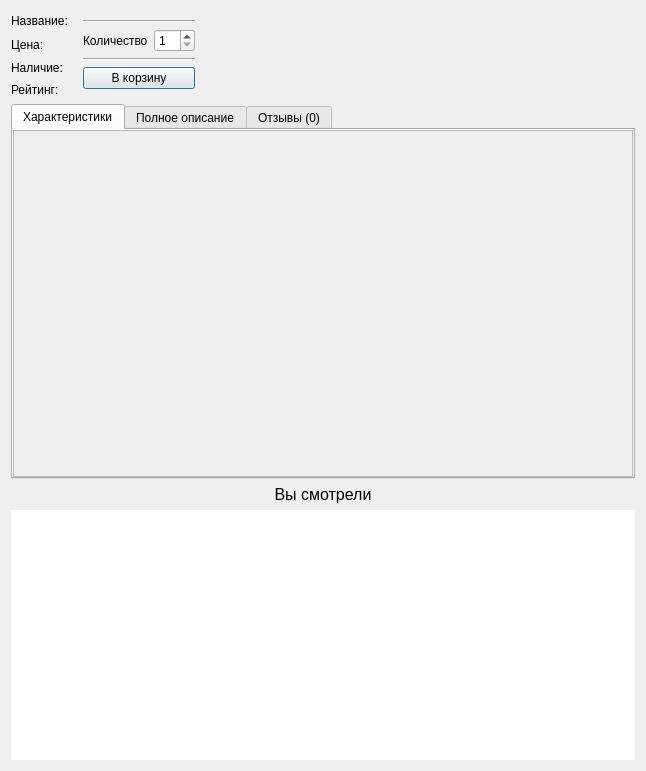
<?xml version="1.0" encoding="UTF-8"?>
<ui version="4.0">
 <class>Product</class>
 <widget class="QDialog" name="Product">
  <property name="geometry">
   <rect>
    <x>0</x>
    <y>0</y>
    <width>646</width>
    <height>771</height>
   </rect>
  </property>
  <property name="windowTitle">
   <string>Dialog</string>
  </property>
  <layout class="QGridLayout" name="gridLayout">
   <item row="2" column="0">
    <widget class="QLabel" name="label_supply">
     <property name="text">
      <string>Наличие:</string>
     </property>
    </widget>
   </item>
   <item row="0" column="0">
    <widget class="QLabel" name="label_name">
     <property name="text">
      <string>Название:</string>
     </property>
     <property name="scaledContents">
      <bool>true</bool>
     </property>
     <property name="wordWrap">
      <bool>true</bool>
     </property>
    </widget>
   </item>
   <item row="0" column="1" rowspan="4">
    <widget class="QWidget" name="widget_buy" native="true">
     <layout class="QGridLayout" name="gridLayout_2">
      <item row="1" column="0">
       <widget class="QLabel" name="label_5">
        <property name="text">
         <string>Количество</string>
        </property>
       </widget>
      </item>
      <item row="1" column="1">
       <widget class="QSpinBox" name="spinBox_amount">
        <property name="wrapping">
         <bool>false</bool>
        </property>
        <property name="frame">
         <bool>true</bool>
        </property>
        <property name="readOnly">
         <bool>false</bool>
        </property>
        <property name="buttonSymbols">
         <enum>QAbstractSpinBox::UpDownArrows</enum>
        </property>
        <property name="specialValueText">
         <string/>
        </property>
        <property name="accelerated">
         <bool>false</bool>
        </property>
        <property name="prefix">
         <string/>
        </property>
        <property name="minimum">
         <number>1</number>
        </property>
        <property name="maximum">
         <number>99</number>
        </property>
       </widget>
      </item>
      <item row="2" column="0" colspan="2">
       <widget class="Line" name="line_2">
        <property name="orientation">
         <enum>Qt::Horizontal</enum>
        </property>
       </widget>
      </item>
      <item row="0" column="0" colspan="2">
       <widget class="Line" name="line">
        <property name="orientation">
         <enum>Qt::Horizontal</enum>
        </property>
       </widget>
      </item>
      <item row="3" column="0" colspan="2">
       <widget class="QPushButton" name="pushButton_buy">
        <property name="text">
         <string>В корзину</string>
        </property>
       </widget>
      </item>
     </layout>
    </widget>
   </item>
   <item row="4" column="0" colspan="3">
    <widget class="QTabWidget" name="tabWidget">
     <property name="sizePolicy">
      <sizepolicy hsizetype="Expanding" vsizetype="MinimumExpanding">
       <horstretch>0</horstretch>
       <verstretch>0</verstretch>
      </sizepolicy>
     </property>
     <property name="minimumSize">
      <size>
       <width>0</width>
       <height>300</height>
      </size>
     </property>
     <property name="maximumSize">
      <size>
       <width>16777215</width>
       <height>16777215</height>
      </size>
     </property>
     <property name="currentIndex">
      <number>0</number>
     </property>
     <widget class="QWidget" name="tab_f">
      <attribute name="title">
       <string>Характеристики</string>
      </attribute>
      <layout class="QVBoxLayout" name="verticalLayout_2">
       <property name="leftMargin">
        <number>0</number>
       </property>
       <property name="topMargin">
        <number>0</number>
       </property>
       <property name="rightMargin">
        <number>0</number>
       </property>
       <property name="bottomMargin">
        <number>0</number>
       </property>
       <item>
        <widget class="QScrollArea" name="scrollArea">
         <property name="widgetResizable">
          <bool>true</bool>
         </property>
         <widget class="QWidget" name="scrollAreaWidgetContents">
          <property name="geometry">
           <rect>
            <x>0</x>
            <y>0</y>
            <width>622</width>
            <height>345</height>
           </rect>
          </property>
         </widget>
        </widget>
       </item>
      </layout>
     </widget>
     <widget class="QWidget" name="tab_d">
      <attribute name="title">
       <string>Полное описание</string>
      </attribute>
      <layout class="QGridLayout" name="gridLayout_3">
       <property name="leftMargin">
        <number>0</number>
       </property>
       <property name="topMargin">
        <number>0</number>
       </property>
       <property name="rightMargin">
        <number>0</number>
       </property>
       <property name="bottomMargin">
        <number>0</number>
       </property>
       <item row="0" column="0">
        <widget class="QTextEdit" name="textEdit_desc">
         <property name="frameShape">
          <enum>QFrame::NoFrame</enum>
         </property>
         <property name="frameShadow">
          <enum>QFrame::Plain</enum>
         </property>
         <property name="readOnly">
          <bool>true</bool>
         </property>
        </widget>
       </item>
      </layout>
     </widget>
     <widget class="QWidget" name="tab_r">
      <attribute name="title">
       <string>Отзывы (0)</string>
      </attribute>
      <layout class="QGridLayout" name="gridLayout_5">
       <property name="leftMargin">
        <number>0</number>
       </property>
       <property name="topMargin">
        <number>9</number>
       </property>
       <property name="rightMargin">
        <number>0</number>
       </property>
       <property name="bottomMargin">
        <number>0</number>
       </property>
       <item row="0" column="0">
        <widget class="QPushButton" name="pushButton_leftRev">
         <property name="text">
          <string>Оставить отзыв</string>
         </property>
         <property name="checkable">
          <bool>true</bool>
         </property>
         <property name="checked">
          <bool>false</bool>
         </property>
        </widget>
       </item>
       <item row="0" column="1">
        <spacer name="horizontalSpacer_4">
         <property name="orientation">
          <enum>Qt::Horizontal</enum>
         </property>
         <property name="sizeHint" stdset="0">
          <size>
           <width>40</width>
           <height>20</height>
          </size>
         </property>
        </spacer>
       </item>
       <item row="1" column="0" colspan="2">
        <widget class="QWidget" name="widget_review" native="true">
         <layout class="QGridLayout" name="gridLayout_4">
          <property name="leftMargin">
           <number>0</number>
          </property>
          <property name="topMargin">
           <number>0</number>
          </property>
          <property name="rightMargin">
           <number>0</number>
          </property>
          <property name="bottomMargin">
           <number>0</number>
          </property>
          <item row="2" column="1">
           <widget class="QLabel" name="label_3">
            <property name="text">
             <string>/10</string>
            </property>
           </widget>
          </item>
          <item row="2" column="0">
           <widget class="QSpinBox" name="spinBox_rate">
            <property name="minimum">
             <number>1</number>
            </property>
            <property name="maximum">
             <number>10</number>
            </property>
            <property name="value">
             <number>10</number>
            </property>
           </widget>
          </item>
          <item row="0" column="0" colspan="4">
           <widget class="QLabel" name="label">
            <property name="font">
             <font>
              <pointsize>18</pointsize>
              <weight>75</weight>
              <bold>true</bold>
             </font>
            </property>
            <property name="text">
             <string>Оставить отзыв о товаре</string>
            </property>
           </widget>
          </item>
          <item row="5" column="0" colspan="3">
           <widget class="QPushButton" name="pushButton_review">
            <property name="text">
             <string>Отправить</string>
            </property>
           </widget>
          </item>
          <item row="4" column="0" colspan="4">
           <widget class="QTextEdit" name="textEdit_review">
            <property name="minimumSize">
             <size>
              <width>0</width>
              <height>0</height>
             </size>
            </property>
           </widget>
          </item>
          <item row="1" column="0" colspan="4">
           <widget class="QLabel" name="label_2">
            <property name="font">
             <font>
              <pointsize>12</pointsize>
             </font>
            </property>
            <property name="text">
             <string>Оценка</string>
            </property>
           </widget>
          </item>
          <item row="5" column="3">
           <spacer name="horizontalSpacer_3">
            <property name="orientation">
             <enum>Qt::Horizontal</enum>
            </property>
            <property name="sizeHint" stdset="0">
             <size>
              <width>40</width>
              <height>20</height>
             </size>
            </property>
           </spacer>
          </item>
          <item row="3" column="0" colspan="4">
           <widget class="QLabel" name="label_4">
            <property name="font">
             <font>
              <pointsize>12</pointsize>
             </font>
            </property>
            <property name="text">
             <string>Текст отзыва</string>
            </property>
           </widget>
          </item>
          <item row="2" column="2" colspan="2">
           <spacer name="horizontalSpacer_2">
            <property name="orientation">
             <enum>Qt::Horizontal</enum>
            </property>
            <property name="sizeHint" stdset="0">
             <size>
              <width>40</width>
              <height>20</height>
             </size>
            </property>
           </spacer>
          </item>
         </layout>
        </widget>
       </item>
       <item row="2" column="0" colspan="2">
        <widget class="QTableWidget" name="tableWidget_review">
         <property name="frameShape">
          <enum>QFrame::NoFrame</enum>
         </property>
         <property name="editTriggers">
          <set>QAbstractItemView::NoEditTriggers</set>
         </property>
         <property name="selectionMode">
          <enum>QAbstractItemView::NoSelection</enum>
         </property>
         <property name="verticalScrollMode">
          <enum>QAbstractItemView::ScrollPerPixel</enum>
         </property>
         <property name="showGrid">
          <bool>false</bool>
         </property>
         <attribute name="horizontalHeaderVisible">
          <bool>false</bool>
         </attribute>
         <attribute name="verticalHeaderVisible">
          <bool>false</bool>
         </attribute>
        </widget>
       </item>
      </layout>
     </widget>
    </widget>
   </item>
   <item row="7" column="0">
    <spacer name="verticalSpacer">
     <property name="orientation">
      <enum>Qt::Vertical</enum>
     </property>
     <property name="sizeHint" stdset="0">
      <size>
       <width>20</width>
       <height>40</height>
      </size>
     </property>
    </spacer>
   </item>
   <item row="1" column="0">
    <widget class="QLabel" name="label_price">
     <property name="text">
      <string>Цена:</string>
     </property>
    </widget>
   </item>
   <item row="3" column="0">
    <widget class="QLabel" name="label_rate">
     <property name="text">
      <string>Рейтинг:</string>
     </property>
    </widget>
   </item>
   <item row="0" column="2">
    <spacer name="horizontalSpacer">
     <property name="orientation">
      <enum>Qt::Horizontal</enum>
     </property>
     <property name="sizeHint" stdset="0">
      <size>
       <width>40</width>
       <height>20</height>
      </size>
     </property>
    </spacer>
   </item>
   <item row="6" column="0" colspan="3">
    <widget class="QTableWidget" name="tableWidget_history">
     <property name="sizePolicy">
      <sizepolicy hsizetype="Expanding" vsizetype="Expanding">
       <horstretch>0</horstretch>
       <verstretch>0</verstretch>
      </sizepolicy>
     </property>
     <property name="minimumSize">
      <size>
       <width>0</width>
       <height>250</height>
      </size>
     </property>
     <property name="maximumSize">
      <size>
       <width>16777215</width>
       <height>16777215</height>
      </size>
     </property>
     <property name="palette">
      <palette>
       <active>
        <colorrole role="Button">
         <brush brushstyle="SolidPattern">
          <color alpha="255">
           <red>0</red>
           <green>0</green>
           <blue>0</blue>
          </color>
         </brush>
        </colorrole>
        <colorrole role="Text">
         <brush brushstyle="SolidPattern">
          <color alpha="255">
           <red>106</red>
           <green>0</green>
           <blue>79</blue>
          </color>
         </brush>
        </colorrole>
        <colorrole role="ButtonText">
         <brush brushstyle="SolidPattern">
          <color alpha="255">
           <red>255</red>
           <green>122</green>
           <blue>5</blue>
          </color>
         </brush>
        </colorrole>
        <colorrole role="PlaceholderText">
         <brush brushstyle="SolidPattern">
          <color alpha="128">
           <red>106</red>
           <green>0</green>
           <blue>79</blue>
          </color>
         </brush>
        </colorrole>
       </active>
       <inactive>
        <colorrole role="Button">
         <brush brushstyle="SolidPattern">
          <color alpha="255">
           <red>0</red>
           <green>0</green>
           <blue>0</blue>
          </color>
         </brush>
        </colorrole>
        <colorrole role="Text">
         <brush brushstyle="SolidPattern">
          <color alpha="255">
           <red>106</red>
           <green>0</green>
           <blue>79</blue>
          </color>
         </brush>
        </colorrole>
        <colorrole role="ButtonText">
         <brush brushstyle="SolidPattern">
          <color alpha="255">
           <red>255</red>
           <green>122</green>
           <blue>5</blue>
          </color>
         </brush>
        </colorrole>
        <colorrole role="PlaceholderText">
         <brush brushstyle="SolidPattern">
          <color alpha="128">
           <red>106</red>
           <green>0</green>
           <blue>79</blue>
          </color>
         </brush>
        </colorrole>
       </inactive>
       <disabled>
        <colorrole role="Button">
         <brush brushstyle="SolidPattern">
          <color alpha="255">
           <red>0</red>
           <green>0</green>
           <blue>0</blue>
          </color>
         </brush>
        </colorrole>
        <colorrole role="Text">
         <brush brushstyle="SolidPattern">
          <color alpha="255">
           <red>120</red>
           <green>120</green>
           <blue>120</blue>
          </color>
         </brush>
        </colorrole>
        <colorrole role="ButtonText">
         <brush brushstyle="SolidPattern">
          <color alpha="255">
           <red>120</red>
           <green>120</green>
           <blue>120</blue>
          </color>
         </brush>
        </colorrole>
        <colorrole role="PlaceholderText">
         <brush brushstyle="SolidPattern">
          <color alpha="128">
           <red>0</red>
           <green>0</green>
           <blue>0</blue>
          </color>
         </brush>
        </colorrole>
       </disabled>
      </palette>
     </property>
     <property name="frameShape">
      <enum>QFrame::NoFrame</enum>
     </property>
     <property name="editTriggers">
      <set>QAbstractItemView::NoEditTriggers</set>
     </property>
     <property name="selectionMode">
      <enum>QAbstractItemView::NoSelection</enum>
     </property>
     <property name="showGrid">
      <bool>false</bool>
     </property>
     <attribute name="horizontalHeaderVisible">
      <bool>false</bool>
     </attribute>
     <attribute name="verticalHeaderVisible">
      <bool>false</bool>
     </attribute>
    </widget>
   </item>
   <item row="5" column="0" colspan="3">
    <widget class="QLabel" name="label_watched">
     <property name="font">
      <font>
       <pointsize>12</pointsize>
      </font>
     </property>
     <property name="text">
      <string>Вы смотрели</string>
     </property>
     <property name="alignment">
      <set>Qt::AlignCenter</set>
     </property>
    </widget>
   </item>
  </layout>
 </widget>
 <tabstops>
  <tabstop>spinBox_amount</tabstop>
  <tabstop>pushButton_buy</tabstop>
  <tabstop>tabWidget</tabstop>
  <tabstop>textEdit_desc</tabstop>
  <tabstop>spinBox_rate</tabstop>
  <tabstop>textEdit_review</tabstop>
  <tabstop>pushButton_review</tabstop>
  <tabstop>tableWidget_history</tabstop>
 </tabstops>
 <resources/>
 <connections/>
</ui>
